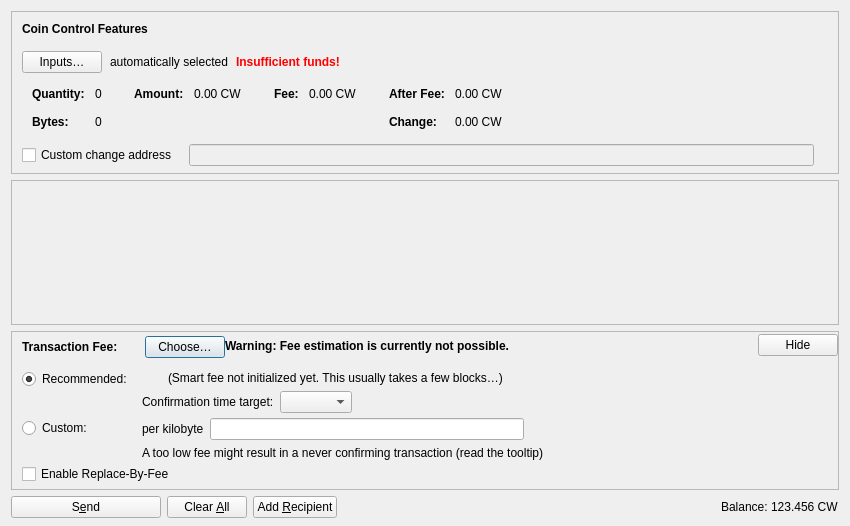
<?xml version="1.0" encoding="UTF-8"?>
<ui version="4.0">
 <class>SendCoinsDialog</class>
 <widget class="QDialog" name="SendCoinsDialog">
  <property name="geometry">
   <rect>
    <x>0</x>
    <y>0</y>
    <width>850</width>
    <height>526</height>
   </rect>
  </property>
  <property name="windowTitle">
   <string>Send Coins</string>
  </property>
  <layout class="QVBoxLayout" name="verticalLayout" stretch="0,1,0,0">
   <property name="bottomMargin">
    <number>8</number>
   </property>
   <item>
    <widget class="QFrame" name="frameCoinControl">
     <property name="sizePolicy">
      <sizepolicy hsizetype="Expanding" vsizetype="Expanding">
       <horstretch>0</horstretch>
       <verstretch>0</verstretch>
      </sizepolicy>
     </property>
     <property name="maximumSize">
      <size>
       <width>16777215</width>
       <height>16777215</height>
      </size>
     </property>
     <property name="frameShape">
      <enum>QFrame::StyledPanel</enum>
     </property>
     <property name="frameShadow">
      <enum>QFrame::Sunken</enum>
     </property>
     <layout class="QVBoxLayout" name="verticalLayoutCoinControl2">
      <property name="spacing">
       <number>0</number>
      </property>
      <property name="leftMargin">
       <number>0</number>
      </property>
      <property name="topMargin">
       <number>0</number>
      </property>
      <property name="rightMargin">
       <number>0</number>
      </property>
      <property name="bottomMargin">
       <number>6</number>
      </property>
      <item>
       <layout class="QVBoxLayout" name="verticalLayoutCoinControl" stretch="0,0,0,0,1">
        <property name="spacing">
         <number>0</number>
        </property>
        <property name="leftMargin">
         <number>10</number>
        </property>
        <property name="topMargin">
         <number>10</number>
        </property>
        <item>
         <layout class="QHBoxLayout" name="horizontalLayoutCoinControl1">
          <property name="bottomMargin">
           <number>15</number>
          </property>
          <item>
           <widget class="QLabel" name="labelCoinControlFeatures">
            <property name="sizePolicy">
             <sizepolicy hsizetype="Preferred" vsizetype="Maximum">
              <horstretch>0</horstretch>
              <verstretch>0</verstretch>
             </sizepolicy>
            </property>
            <property name="font">
             <font>
              <weight>75</weight>
              <bold>true</bold>
             </font>
            </property>
            <property name="styleSheet">
             <string notr="true">font-weight:bold;</string>
            </property>
            <property name="text">
             <string>Coin Control Features</string>
            </property>
           </widget>
          </item>
         </layout>
        </item>
        <item>
         <layout class="QHBoxLayout" name="horizontalLayoutCoinControl2" stretch="0,0,0,0">
          <property name="spacing">
           <number>8</number>
          </property>
          <property name="bottomMargin">
           <number>10</number>
          </property>
          <item>
           <widget class="QPushButton" name="pushButtonCoinControl">
            <property name="styleSheet">
             <string notr="true"/>
            </property>
            <property name="text">
             <string>Inputs…</string>
            </property>
            <property name="autoDefault">
             <bool>false</bool>
            </property>
           </widget>
          </item>
          <item>
           <widget class="QLabel" name="labelCoinControlAutomaticallySelected">
            <property name="text">
             <string>automatically selected</string>
            </property>
            <property name="margin">
             <number>5</number>
            </property>
           </widget>
          </item>
          <item>
           <widget class="QLabel" name="labelCoinControlInsuffFunds">
            <property name="font">
             <font>
              <weight>75</weight>
              <bold>true</bold>
             </font>
            </property>
            <property name="styleSheet">
             <string notr="true">color:red;font-weight:bold;</string>
            </property>
            <property name="text">
             <string>Insufficient funds!</string>
            </property>
            <property name="margin">
             <number>5</number>
            </property>
           </widget>
          </item>
          <item>
           <spacer name="horizontalSpacerCoinControl">
            <property name="orientation">
             <enum>Qt::Horizontal</enum>
            </property>
            <property name="sizeHint" stdset="0">
             <size>
              <width>40</width>
              <height>1</height>
             </size>
            </property>
           </spacer>
          </item>
         </layout>
        </item>
        <item>
         <widget class="QWidget" name="widgetCoinControl" native="true">
          <property name="sizePolicy">
           <sizepolicy hsizetype="Preferred" vsizetype="Preferred">
            <horstretch>0</horstretch>
            <verstretch>0</verstretch>
           </sizepolicy>
          </property>
          <property name="minimumSize">
           <size>
            <width>0</width>
            <height>0</height>
           </size>
          </property>
          <property name="styleSheet">
           <string notr="true"/>
          </property>
          <layout class="QHBoxLayout" name="horizontalLayoutCoinControl5">
           <property name="leftMargin">
            <number>0</number>
           </property>
           <property name="topMargin">
            <number>0</number>
           </property>
           <property name="rightMargin">
            <number>0</number>
           </property>
           <property name="bottomMargin">
            <number>0</number>
           </property>
           <item>
            <layout class="QHBoxLayout" name="horizontalLayoutCoinControl3" stretch="0,0,0,1">
             <property name="spacing">
              <number>20</number>
             </property>
             <property name="topMargin">
              <number>0</number>
             </property>
             <property name="bottomMargin">
              <number>10</number>
             </property>
             <item>
              <layout class="QFormLayout" name="formLayoutCoinControl1">
               <property name="labelAlignment">
                <set>Qt::AlignLeft|Qt::AlignVCenter</set>
               </property>
               <property name="horizontalSpacing">
                <number>10</number>
               </property>
               <property name="verticalSpacing">
                <number>14</number>
               </property>
               <property name="leftMargin">
                <number>10</number>
               </property>
               <property name="topMargin">
                <number>4</number>
               </property>
               <property name="rightMargin">
                <number>6</number>
               </property>
               <item row="0" column="0">
                <widget class="QLabel" name="labelCoinControlQuantityText">
                 <property name="font">
                  <font>
                   <weight>75</weight>
                   <bold>true</bold>
                  </font>
                 </property>
                 <property name="text">
                  <string>Quantity:</string>
                 </property>
                 <property name="margin">
                  <number>0</number>
                 </property>
                </widget>
               </item>
               <item row="0" column="1">
                <widget class="QLabel" name="labelCoinControlQuantity">
                 <property name="cursor">
                  <cursorShape>IBeamCursor</cursorShape>
                 </property>
                 <property name="contextMenuPolicy">
                  <enum>Qt::ActionsContextMenu</enum>
                 </property>
                 <property name="text">
                  <string notr="true">0</string>
                 </property>
                 <property name="margin">
                  <number>0</number>
                 </property>
                 <property name="textInteractionFlags">
                  <set>Qt::LinksAccessibleByMouse|Qt::TextSelectableByKeyboard|Qt::TextSelectableByMouse</set>
                 </property>
                </widget>
               </item>
               <item row="1" column="0">
                <widget class="QLabel" name="labelCoinControlBytesText">
                 <property name="font">
                  <font>
                   <weight>75</weight>
                   <bold>true</bold>
                  </font>
                 </property>
                 <property name="text">
                  <string>Bytes:</string>
                 </property>
                </widget>
               </item>
               <item row="1" column="1">
                <widget class="QLabel" name="labelCoinControlBytes">
                 <property name="cursor">
                  <cursorShape>IBeamCursor</cursorShape>
                 </property>
                 <property name="contextMenuPolicy">
                  <enum>Qt::ActionsContextMenu</enum>
                 </property>
                 <property name="text">
                  <string notr="true">0</string>
                 </property>
                 <property name="textInteractionFlags">
                  <set>Qt::LinksAccessibleByMouse|Qt::TextSelectableByKeyboard|Qt::TextSelectableByMouse</set>
                 </property>
                </widget>
               </item>
              </layout>
             </item>
             <item>
              <layout class="QFormLayout" name="formLayoutCoinControl2">
               <property name="horizontalSpacing">
                <number>10</number>
               </property>
               <property name="verticalSpacing">
                <number>14</number>
               </property>
               <property name="leftMargin">
                <number>6</number>
               </property>
               <property name="topMargin">
                <number>4</number>
               </property>
               <property name="rightMargin">
                <number>6</number>
               </property>
               <item row="0" column="0">
                <widget class="QLabel" name="labelCoinControlAmountText">
                 <property name="font">
                  <font>
                   <weight>75</weight>
                   <bold>true</bold>
                  </font>
                 </property>
                 <property name="text">
                  <string>Amount:</string>
                 </property>
                 <property name="margin">
                  <number>0</number>
                 </property>
                </widget>
               </item>
               <item row="0" column="1">
                <widget class="QLabel" name="labelCoinControlAmount">
                 <property name="cursor">
                  <cursorShape>IBeamCursor</cursorShape>
                 </property>
                 <property name="contextMenuPolicy">
                  <enum>Qt::ActionsContextMenu</enum>
                 </property>
                 <property name="text">
                  <string notr="true">0.00 CW</string>
                 </property>
                 <property name="textInteractionFlags">
                  <set>Qt::LinksAccessibleByMouse|Qt::TextSelectableByKeyboard|Qt::TextSelectableByMouse</set>
                 </property>
                </widget>
               </item>
              </layout>
             </item>
             <item>
              <layout class="QFormLayout" name="formLayoutCoinControl3">
               <property name="horizontalSpacing">
                <number>10</number>
               </property>
               <property name="verticalSpacing">
                <number>14</number>
               </property>
               <property name="leftMargin">
                <number>6</number>
               </property>
               <property name="topMargin">
                <number>4</number>
               </property>
               <property name="rightMargin">
                <number>6</number>
               </property>
               <item row="0" column="0">
                <widget class="QLabel" name="labelCoinControlFeeText">
                 <property name="font">
                  <font>
                   <weight>75</weight>
                   <bold>true</bold>
                  </font>
                 </property>
                 <property name="text">
                  <string>Fee:</string>
                 </property>
                 <property name="margin">
                  <number>0</number>
                 </property>
                </widget>
               </item>
               <item row="0" column="1">
                <widget class="QLabel" name="labelCoinControlFee">
                 <property name="cursor">
                  <cursorShape>IBeamCursor</cursorShape>
                 </property>
                 <property name="contextMenuPolicy">
                  <enum>Qt::ActionsContextMenu</enum>
                 </property>
                 <property name="text">
                  <string notr="true">0.00 CW</string>
                 </property>
                 <property name="textInteractionFlags">
                  <set>Qt::LinksAccessibleByMouse|Qt::TextSelectableByKeyboard|Qt::TextSelectableByMouse</set>
                 </property>
                </widget>
               </item>
              </layout>
             </item>
             <item>
              <layout class="QFormLayout" name="formLayoutCoinControl4">
               <property name="labelAlignment">
                <set>Qt::AlignLeft|Qt::AlignVCenter</set>
               </property>
               <property name="horizontalSpacing">
                <number>10</number>
               </property>
               <property name="verticalSpacing">
                <number>14</number>
               </property>
               <property name="leftMargin">
                <number>6</number>
               </property>
               <property name="topMargin">
                <number>4</number>
               </property>
               <property name="rightMargin">
                <number>6</number>
               </property>
               <item row="0" column="0">
                <widget class="QLabel" name="labelCoinControlAfterFeeText">
                 <property name="font">
                  <font>
                   <weight>75</weight>
                   <bold>true</bold>
                  </font>
                 </property>
                 <property name="text">
                  <string>After Fee:</string>
                 </property>
                 <property name="margin">
                  <number>0</number>
                 </property>
                </widget>
               </item>
               <item row="0" column="1">
                <widget class="QLabel" name="labelCoinControlAfterFee">
                 <property name="cursor">
                  <cursorShape>IBeamCursor</cursorShape>
                 </property>
                 <property name="contextMenuPolicy">
                  <enum>Qt::ActionsContextMenu</enum>
                 </property>
                 <property name="text">
                  <string notr="true">0.00 CW</string>
                 </property>
                 <property name="textInteractionFlags">
                  <set>Qt::LinksAccessibleByMouse|Qt::TextSelectableByKeyboard|Qt::TextSelectableByMouse</set>
                 </property>
                </widget>
               </item>
               <item row="1" column="0">
                <widget class="QLabel" name="labelCoinControlChangeText">
                 <property name="font">
                  <font>
                   <weight>75</weight>
                   <bold>true</bold>
                  </font>
                 </property>
                 <property name="text">
                  <string>Change:</string>
                 </property>
                </widget>
               </item>
               <item row="1" column="1">
                <widget class="QLabel" name="labelCoinControlChange">
                 <property name="cursor">
                  <cursorShape>IBeamCursor</cursorShape>
                 </property>
                 <property name="contextMenuPolicy">
                  <enum>Qt::ActionsContextMenu</enum>
                 </property>
                 <property name="text">
                  <string notr="true">0.00 CW</string>
                 </property>
                 <property name="textInteractionFlags">
                  <set>Qt::LinksAccessibleByMouse|Qt::TextSelectableByKeyboard|Qt::TextSelectableByMouse</set>
                 </property>
                </widget>
               </item>
              </layout>
             </item>
            </layout>
           </item>
          </layout>
         </widget>
        </item>
        <item>
         <layout class="QHBoxLayout" name="horizontalLayoutCoinControl4" stretch="0,0,0">
          <property name="spacing">
           <number>12</number>
          </property>
          <property name="sizeConstraint">
           <enum>QLayout::SetDefaultConstraint</enum>
          </property>
          <property name="topMargin">
           <number>5</number>
          </property>
          <property name="rightMargin">
           <number>5</number>
          </property>
          <item>
           <widget class="QCheckBox" name="checkBoxCoinControlChange">
            <property name="toolTip">
             <string>If this is activated, but the change address is empty or invalid, change will be sent to a newly generated address.</string>
            </property>
            <property name="text">
             <string>Custom change address</string>
            </property>
           </widget>
          </item>
          <item>
           <widget class="QValidatedLineEdit" name="lineEditCoinControlChange">
            <property name="enabled">
             <bool>false</bool>
            </property>
            <property name="sizePolicy">
             <sizepolicy hsizetype="Expanding" vsizetype="Fixed">
              <horstretch>0</horstretch>
              <verstretch>0</verstretch>
             </sizepolicy>
            </property>
           </widget>
          </item>
          <item>
           <widget class="QLabel" name="labelCoinControlChangeLabel">
            <property name="sizePolicy">
             <sizepolicy hsizetype="Preferred" vsizetype="Expanding">
              <horstretch>0</horstretch>
              <verstretch>0</verstretch>
             </sizepolicy>
            </property>
            <property name="minimumSize">
             <size>
              <width>0</width>
              <height>0</height>
             </size>
            </property>
            <property name="text">
             <string/>
            </property>
            <property name="margin">
             <number>3</number>
            </property>
           </widget>
          </item>
         </layout>
        </item>
        <item>
         <spacer name="verticalSpacerCoinControl">
          <property name="orientation">
           <enum>Qt::Vertical</enum>
          </property>
          <property name="sizeHint" stdset="0">
           <size>
            <width>800</width>
            <height>1</height>
           </size>
          </property>
         </spacer>
        </item>
       </layout>
      </item>
     </layout>
    </widget>
   </item>
   <item>
    <widget class="QScrollArea" name="scrollArea">
     <property name="widgetResizable">
      <bool>true</bool>
     </property>
     <widget class="QWidget" name="scrollAreaWidgetContents">
      <property name="geometry">
       <rect>
        <x>0</x>
        <y>0</y>
        <width>830</width>
        <height>104</height>
       </rect>
      </property>
      <layout class="QVBoxLayout" name="verticalLayout_2" stretch="0,1">
       <property name="leftMargin">
        <number>0</number>
       </property>
       <property name="topMargin">
        <number>0</number>
       </property>
       <property name="rightMargin">
        <number>0</number>
       </property>
       <property name="bottomMargin">
        <number>0</number>
       </property>
       <item>
        <layout class="QVBoxLayout" name="entries">
         <property name="spacing">
          <number>6</number>
         </property>
        </layout>
       </item>
       <item>
        <spacer name="verticalSpacer">
         <property name="orientation">
          <enum>Qt::Vertical</enum>
         </property>
         <property name="sizeHint" stdset="0">
          <size>
           <width>20</width>
           <height>40</height>
          </size>
         </property>
        </spacer>
       </item>
      </layout>
     </widget>
    </widget>
   </item>
   <item>
    <widget class="QFrame" name="frameFee">
     <property name="sizePolicy">
      <sizepolicy hsizetype="Expanding" vsizetype="Expanding">
       <horstretch>0</horstretch>
       <verstretch>0</verstretch>
      </sizepolicy>
     </property>
     <property name="maximumSize">
      <size>
       <width>16777215</width>
       <height>16777215</height>
      </size>
     </property>
     <property name="frameShape">
      <enum>QFrame::StyledPanel</enum>
     </property>
     <property name="frameShadow">
      <enum>QFrame::Sunken</enum>
     </property>
     <layout class="QVBoxLayout" name="verticalLayoutFee1">
      <property name="spacing">
       <number>0</number>
      </property>
      <property name="leftMargin">
       <number>0</number>
      </property>
      <property name="topMargin">
       <number>0</number>
      </property>
      <property name="rightMargin">
       <number>0</number>
      </property>
      <property name="bottomMargin">
       <number>0</number>
      </property>
      <item>
       <layout class="QVBoxLayout" name="verticalLayoutFee2" stretch="0,0,0">
        <property name="spacing">
         <number>0</number>
        </property>
        <property name="leftMargin">
         <number>10</number>
        </property>
        <property name="topMargin">
         <number>0</number>
        </property>
        <item>
         <layout class="QHBoxLayout" name="horizontalLayoutFee1">
          <property name="bottomMargin">
           <number>0</number>
          </property>
          <item>
           <layout class="QVBoxLayout" name="verticalLayoutFee7">
            <property name="spacing">
             <number>0</number>
            </property>
            <item>
             <spacer name="verticalSpacerSmartFee">
              <property name="orientation">
               <enum>Qt::Vertical</enum>
              </property>
              <property name="sizeType">
               <enum>QSizePolicy::Fixed</enum>
              </property>
              <property name="sizeHint" stdset="0">
               <size>
                <width>1</width>
                <height>4</height>
               </size>
              </property>
             </spacer>
            </item>
            <item>
             <layout class="QHBoxLayout" name="horizontalLayoutSmartFee">
              <property name="spacing">
               <number>10</number>
              </property>
              <item>
               <widget class="QLabel" name="labelFeeHeadline">
                <property name="sizePolicy">
                 <sizepolicy hsizetype="Preferred" vsizetype="Maximum">
                  <horstretch>0</horstretch>
                  <verstretch>0</verstretch>
                 </sizepolicy>
                </property>
                <property name="font">
                 <font>
                  <weight>75</weight>
                  <bold>true</bold>
                 </font>
                </property>
                <property name="styleSheet">
                 <string notr="true">font-weight:bold;</string>
                </property>
                <property name="text">
                 <string>Transaction Fee:</string>
                </property>
               </widget>
              </item>
              <item>
               <widget class="QLabel" name="labelFeeMinimized">
                <property name="text">
                 <string/>
                </property>
               </widget>
              </item>
              <item>
               <widget class="QPushButton" name="buttonChooseFee">
                <property name="text">
                 <string>Choose…</string>
                </property>
               </widget>
              </item>
             </layout>
            </item>
            <item>
             <spacer name="verticalSpacer_5">
              <property name="orientation">
               <enum>Qt::Vertical</enum>
              </property>
              <property name="sizeHint" stdset="0">
               <size>
                <width>1</width>
                <height>1</height>
               </size>
              </property>
             </spacer>
            </item>
           </layout>
          </item>
          <item>
           <widget class="QLabel" name="fallbackFeeWarningLabel">
            <property name="toolTip">
             <string>Using the fallbackfee can result in sending a transaction that will take several hours or days (or never) to confirm. Consider choosing your fee manually or wait until you have validated the complete chain.</string>
            </property>
            <property name="font">
            <font>
                <weight>75</weight>
                <bold>true</bold>
            </font>
            </property>
            <property name="text">
             <string>Warning: Fee estimation is currently not possible.</string>
            </property>
            <property name="wordWrap">
             <bool>false</bool>
            </property>
           </widget>
          </item>
          <item>
           <spacer name="horizontalSpacer_4">
            <property name="orientation">
             <enum>Qt::Horizontal</enum>
            </property>
            <property name="sizeType">
             <enum>QSizePolicy::MinimumExpanding</enum>
            </property>
            <property name="sizeHint" stdset="0">
             <size>
              <width>40</width>
              <height>20</height>
             </size>
            </property>
           </spacer>
          </item>
          <item>
           <widget class="QPushButton" name="buttonMinimizeFee">
            <property name="toolTip">
             <string>Hide transaction fee settings</string>
            </property>
            <property name="text">
             <string>Hide</string>
            </property>
           </widget>
          </item>
         </layout>
        </item>
        <item>
         <widget class="QFrame" name="frameFeeSelection">
          <layout class="QVBoxLayout" name="verticalLayoutFee12">
           <property name="spacing">
            <number>0</number>
           </property>
           <property name="leftMargin">
            <number>0</number>
           </property>
           <property name="topMargin">
            <number>0</number>
           </property>
           <property name="rightMargin">
            <number>0</number>
           </property>
           <property name="bottomMargin">
            <number>0</number>
           </property>
           <item>
            <layout class="QGridLayout" name="gridLayoutFee">
             <property name="topMargin">
              <number>10</number>
             </property>
             <property name="bottomMargin">
              <number>4</number>
             </property>
             <property name="horizontalSpacing">
              <number>10</number>
             </property>
             <property name="verticalSpacing">
              <number>4</number>
             </property>
             <item row="1" column="1">
              <layout class="QVBoxLayout" name="verticalLayoutFee8">
               <property name="spacing">
                <number>6</number>
               </property>
               <item>
                <layout class="QHBoxLayout" name="horizontalLayoutFee13">
                 <item>
                  <widget class="QLabel" name="labelCustomPerKilobyte">
                   <property name="toolTip">
                    <string>Specify a custom fee per kB (1,000 bytes) of the transaction's virtual size.

Note:  Since the fee is calculated on a per-byte basis, a fee rate of "100 satoshis per kvB" for a transaction size of 500 virtual bytes (half of 1 kvB) would ultimately yield a fee of only 50 satoshis.</string>
                   </property>
                   <property name="text">
                    <string>per kilobyte</string>
                   </property>
                  </widget>
                 </item>
                 <item>
                  <widget class="COINWOWAmountField" name="customFee"/>
                 </item>
                 <item>
                  <spacer name="horizontalSpacer_6">
                   <property name="orientation">
                    <enum>Qt::Horizontal</enum>
                   </property>
                   <property name="sizeHint" stdset="0">
                    <size>
                     <width>1</width>
                     <height>1</height>
                    </size>
                   </property>
                  </spacer>
                 </item>
                </layout>
               </item>
               <item>
                <layout class="QHBoxLayout" name="horizontalLayoutFee8">
                 <item>
                  <widget class="QLabel" name="labelCustomFeeWarning">
                   <property name="enabled">
                    <bool>true</bool>
                   </property>
                   <property name="toolTip">
                    <string>When there is less transaction volume than space in the blocks, miners as well as relaying nodes may enforce a minimum fee. Paying only this minimum fee is just fine, but be aware that this can result in a never confirming transaction once there is more demand for coinwow transactions than the network can process.</string>
                   </property>
                   <property name="text">
                    <string>A too low fee might result in a never confirming transaction (read the tooltip)</string>
                   </property>
                  </widget>
                 </item>
                 <item>
                  <spacer name="horizontalSpacer_2">
                   <property name="orientation">
                    <enum>Qt::Horizontal</enum>
                   </property>
                   <property name="sizeHint" stdset="0">
                    <size>
                     <width>1</width>
                     <height>1</height>
                    </size>
                   </property>
                  </spacer>
                 </item>
                </layout>
               </item>
              </layout>
             </item>
             <item row="0" column="0">
              <layout class="QVBoxLayout" name="verticalLayoutFee4" stretch="0,1">
               <item>
                <widget class="QRadioButton" name="radioSmartFee">
                 <property name="text">
                  <string>Recommended:</string>
                 </property>
                 <property name="checked">
                  <bool>true</bool>
                 </property>
                 <attribute name="buttonGroup">
                  <string notr="true">groupFee</string>
                 </attribute>
                </widget>
               </item>
               <item>
                <spacer name="verticalSpacer_2">
                 <property name="orientation">
                  <enum>Qt::Vertical</enum>
                 </property>
                 <property name="sizeHint" stdset="0">
                  <size>
                   <width>1</width>
                   <height>1</height>
                  </size>
                 </property>
                </spacer>
               </item>
              </layout>
             </item>
             <item row="1" column="0">
              <layout class="QVBoxLayout" name="verticalLayoutFee9" stretch="0,1">
               <item>
                <widget class="QRadioButton" name="radioCustomFee">
                 <property name="text">
                  <string>Custom:</string>
                 </property>
                 <attribute name="buttonGroup">
                  <string notr="true">groupFee</string>
                 </attribute>
                </widget>
               </item>
               <item>
                <spacer name="verticalSpacer_6">
                 <property name="orientation">
                  <enum>Qt::Vertical</enum>
                 </property>
                 <property name="sizeHint" stdset="0">
                  <size>
                   <width>1</width>
                   <height>1</height>
                  </size>
                 </property>
                </spacer>
               </item>
              </layout>
             </item>
             <item row="0" column="1">
              <layout class="QVBoxLayout" name="verticalLayoutFee3" stretch="0,0,1">
               <property name="spacing">
                <number>6</number>
               </property>
               <property name="topMargin">
                <number>2</number>
               </property>
               <item>
                <layout class="QHBoxLayout" name="horizontalLayoutFee12">
                 <item>
                  <widget class="QLabel" name="labelSmartFee">
                   <property name="text">
                    <string/>
                   </property>
                  </widget>
                 </item>
                 <item>
                  <widget class="QLabel" name="labelFeeEstimation">
                   <property name="text">
                    <string/>
                   </property>
                  </widget>
                 </item>
                 <item>
                  <widget class="QLabel" name="labelSmartFee2">
                   <property name="text">
                    <string>(Smart fee not initialized yet. This usually takes a few blocks…)</string>
                   </property>
                  </widget>
                 </item>
                 <item>
                  <spacer name="horizontalSpacer_5">
                   <property name="orientation">
                    <enum>Qt::Horizontal</enum>
                   </property>
                   <property name="sizeHint" stdset="0">
                    <size>
                     <width>1</width>
                     <height>1</height>
                    </size>
                   </property>
                  </spacer>
                 </item>
                </layout>
               </item>
               <item>
                <layout class="QHBoxLayout" name="horizontalLayoutFee9">
                 <item>
                  <layout class="QVBoxLayout" name="verticalLayoutFee6">
                   <item>
                    <widget class="QLabel" name="labelSmartFee3">
                     <property name="text">
                      <string>Confirmation time target:</string>
                     </property>
                    </widget>
                   </item>
                  </layout>
                 </item>
                 <item>
                  <layout class="QVBoxLayout" name="verticalLayoutFee5">
                   <property name="rightMargin">
                    <number>30</number>
                   </property>
                   <item>
                    <layout class="QHBoxLayout" name="horizontalLayoutConfTarget">
                     <property name="bottomMargin">
                      <number>0</number>
                     </property>
                     <item>
                      <widget class="QComboBox" name="confTargetSelector"/>
                     </item>
                     <item>
                      <spacer name="horizontalSpacerConfTarget">
                       <property name="orientation">
                        <enum>Qt::Horizontal</enum>
                       </property>
                       <property name="sizeHint" stdset="0">
                        <size>
                         <width>40</width>
                         <height>20</height>
                        </size>
                       </property>
                      </spacer>
                     </item>
                    </layout>
                   </item>
                  </layout>
                 </item>
                </layout>
               </item>
               <item>
                <spacer name="verticalSpacer_4">
                 <property name="orientation">
                  <enum>Qt::Vertical</enum>
                 </property>
                 <property name="sizeHint" stdset="0">
                  <size>
                   <width>1</width>
                   <height>1</height>
                  </size>
                 </property>
                </spacer>
               </item>
              </layout>
             </item>
            </layout>
           </item>
           <item>
            <widget class="QCheckBox" name="optInRBF">
             <property name="text">
              <string>Enable Replace-By-Fee</string>
             </property>
             <property name="toolTip">
              <string>With Replace-By-Fee (BIP-125) you can increase a transaction's fee after it is sent. Without this, a higher fee may be recommended to compensate for increased transaction delay risk.</string>
             </property>
            </widget>
           </item>
          </layout>
         </widget>
        </item>
        <item>
         <spacer name="verticalSpacerFee">
          <property name="orientation">
           <enum>Qt::Vertical</enum>
          </property>
          <property name="sizeHint" stdset="0">
           <size>
            <width>40</width>
            <height>5</height>
           </size>
          </property>
         </spacer>
        </item>
       </layout>
      </item>
     </layout>
    </widget>
   </item>
   <item>
    <layout class="QHBoxLayout" name="horizontalLayout">
     <item>
      <widget class="QPushButton" name="sendButton">
       <property name="minimumSize">
        <size>
         <width>150</width>
         <height>0</height>
        </size>
       </property>
       <property name="toolTip">
        <string>Confirm the send action</string>
       </property>
       <property name="text">
        <string>S&amp;end</string>
       </property>
       <property name="icon">
        <iconset resource="../coinwow.qrc">
         <normaloff>:/icons/send</normaloff>:/icons/send</iconset>
       </property>
       <property name="autoDefault">
        <bool>false</bool>
       </property>
       <property name="default">
        <bool>false</bool>
       </property>
      </widget>
     </item>
     <item>
      <widget class="QPushButton" name="clearButton">
       <property name="sizePolicy">
        <sizepolicy hsizetype="Minimum" vsizetype="Fixed">
         <horstretch>0</horstretch>
         <verstretch>0</verstretch>
        </sizepolicy>
       </property>
       <property name="toolTip">
        <string>Clear all fields of the form.</string>
       </property>
       <property name="text">
        <string>Clear &amp;All</string>
       </property>
       <property name="icon">
        <iconset resource="../coinwow.qrc">
         <normaloff>:/icons/remove</normaloff>:/icons/remove</iconset>
       </property>
       <property name="autoDefault">
        <bool>false</bool>
       </property>
      </widget>
     </item>
     <item>
      <widget class="QPushButton" name="addButton">
       <property name="toolTip">
        <string>Send to multiple recipients at once</string>
       </property>
       <property name="text">
        <string>Add &amp;Recipient</string>
       </property>
       <property name="icon">
        <iconset resource="../coinwow.qrc">
         <normaloff>:/icons/add</normaloff>:/icons/add</iconset>
       </property>
       <property name="autoDefault">
        <bool>false</bool>
       </property>
      </widget>
     </item>
     <item>
      <spacer name="horizontalSpacer">
       <property name="orientation">
        <enum>Qt::Horizontal</enum>
       </property>
       <property name="sizeHint" stdset="0">
        <size>
         <width>40</width>
         <height>20</height>
        </size>
       </property>
      </spacer>
     </item>
     <item>
      <layout class="QHBoxLayout" name="horizontalLayout_2">
       <property name="spacing">
        <number>3</number>
       </property>
       <item>
        <widget class="QLabel" name="labelBalanceName">
         <property name="sizePolicy">
          <sizepolicy hsizetype="Preferred" vsizetype="Fixed">
           <horstretch>0</horstretch>
           <verstretch>0</verstretch>
          </sizepolicy>
         </property>
         <property name="text">
          <string>Balance:</string>
         </property>
        </widget>
       </item>
       <item>
        <widget class="QLabel" name="labelBalance">
         <property name="sizePolicy">
          <sizepolicy hsizetype="Preferred" vsizetype="Fixed">
           <horstretch>0</horstretch>
           <verstretch>0</verstretch>
          </sizepolicy>
         </property>
         <property name="cursor">
          <cursorShape>IBeamCursor</cursorShape>
         </property>
         <property name="text">
          <string notr="true">123.456 CW</string>
         </property>
         <property name="textInteractionFlags">
          <set>Qt::LinksAccessibleByMouse|Qt::TextSelectableByKeyboard|Qt::TextSelectableByMouse</set>
         </property>
        </widget>
       </item>
      </layout>
     </item>
    </layout>
   </item>
  </layout>
 </widget>
 <customwidgets>
  <customwidget>
   <class>QValidatedLineEdit</class>
   <extends>QLineEdit</extends>
   <header>qt/qvalidatedlineedit.h</header>
  </customwidget>
  <customwidget>
   <class>COINWOWAmountField</class>
   <extends>QLineEdit</extends>
   <header>qt/coinwowamountfield.h</header>
   <container>1</container>
  </customwidget>
 </customwidgets>
 <resources>
  <include location="../coinwow.qrc"/>
 </resources>
 <connections/>
 <buttongroups>
  <buttongroup name="groupFee"/>
 </buttongroups>
</ui>
